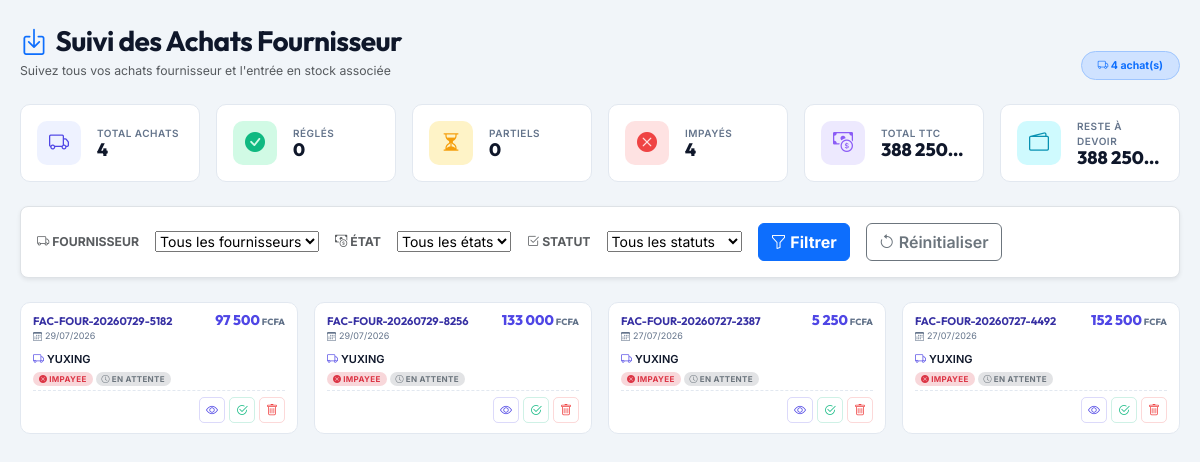
The page /views/commande/suivi_achat.php on the database its author committed.
### tables this page shows
CREATE TABLE IF NOT EXISTS `facture` (
  `numero_facture` varchar(100) NOT NULL,
  `titre_facture` varchar(300) NOT NULL,
  `type_facture` varchar(100) NOT NULL,
  `categorie_facture` enum('Facture','Bon') NOT NULL DEFAULT 'Bon',
  `date_facture` date NOT NULL,
  `montant_ht` decimal(10,2) NOT NULL,
  `taxe` decimal(10,2) NOT NULL,
  `remise` decimal(10,2) NOT NULL,
  `montant_ttc` decimal(10,2) NOT NULL,
  `avance` decimal(10,2) NOT NULL,
  `reste` decimal(10,2) NOT NULL,
  `contact_id` varchar(100) NOT NULL,
  `utilisateur_id` varchar(100) NOT NULL,
  `etat_facture` enum('Impayee','Partielle','Payee cash','Payee') NOT NULL DEFAULT 'Impayee',
  `statut_facture` enum('En attente','Validee','Annule') NOT NULL DEFAULT 'En attente',
  PRIMARY KEY (`numero_facture`)
);

CREATE TABLE IF NOT EXISTS `contact` (
  `code_contact` varchar(100) NOT NULL,
  `nom_prenom_contact` varchar(300) NOT NULL,
  `telephone_contact` varchar(100) NOT NULL,
  `email_contact` varchar(100) NOT NULL,
  `type_contact` varchar(100) NOT NULL,
  `statut_contact` varchar(100) NOT NULL,
  `solde_contact` decimal(10,2) DEFAULT '0.00',
  `solde_maximum` decimal(10,2) DEFAULT '0.00',
  `adresse_contact` varchar(100) DEFAULT NULL,
  `etat_contact` enum('Actif','Inactif') NOT NULL DEFAULT 'Actif',
  PRIMARY KEY (`code_contact`)
);

### views/commande/suivi_achat.php (the view, shortened to what this page needs)
<?php
require 'databases/database.php';
function getEtatBadge($etat) {
    $etatLower = strtolower($etat);
    if ($etatLower === 'impayee') return ['danger', 'x-circle-fill'];
    return ['secondary', 'question-circle'];
}
function getStatutBadge($statut) {
    return strtolower($statut) === 'validee' ? 'primary' : 'secondary';
}
$totalAchats = $pdo->query("SELECT COUNT(*) FROM facture f INNER JOIN contact c ON f.contact_id = c.code_contact WHERE c.type_contact = 'Fournisseur'")->fetchColumn();
$payees = $pdo->query("SELECT COUNT(*) FROM facture f INNER JOIN contact c ON f.contact_id = c.code_contact WHERE c.type_contact = 'Fournisseur' AND f.etat_facture IN ('Payee', 'Payee cash')")->fetchColumn();
$partielles = $pdo->query("SELECT COUNT(*) FROM facture f INNER JOIN contact c ON f.contact_id = c.code_contact WHERE c.type_contact = 'Fournisseur' AND f.etat_facture = 'Partielle'")->fetchColumn();
$impayees = $pdo->query("SELECT COUNT(*) FROM facture f INNER JOIN contact c ON f.contact_id = c.code_contact WHERE c.type_contact = 'Fournisseur' AND f.etat_facture = 'Impayee'")->fetchColumn();
$totalMontant = $pdo->query("SELECT SUM(f.montant_ttc) FROM facture f INNER JOIN contact c ON f.contact_id = c.code_contact WHERE c.type_contact = 'Fournisseur'")->fetchColumn() ?? 0;
$totalReste = $pdo->query("SELECT SUM(f.reste) FROM facture f INNER JOIN contact c ON f.contact_id = c.code_contact WHERE c.type_contact = 'Fournisseur'")->fetchColumn() ?? 0;
?>
<!DOCTYPE html>
<html lang="fr">
<head>
    <link href="https://cdn.jsdelivr.net/npm/bootstrap@5.3.2/dist/css/bootstrap.min.css" rel="stylesheet">
    <link href="https://cdn.jsdelivr.net/npm/bootstrap-icons@1.11.3/font/bootstrap-icons.css" rel="stylesheet">
    <link rel="stylesheet" href="https://cdn.jsdelivr.net/npm/bootstrap-select@1.14.0-beta3/dist/css/bootstrap-select.min.css">
</head>
<body>
<div class="W">
    <div class="d-flex flex-wrap justify-content-between align-items-end mb-4 gap-2">
        <div>
            <h1 class="h3 fw-bold mb-1"><i class="bi bi-box-arrow-in-down text-primary me-2"></i>Suivi des Achats Fournisseur</h1>
            <p class="text-muted small mb-0">Suivez tous vos achats fournisseur et l'entrée en stock associée</p>
        </div>
        <span class="badge rounded-pill bg-primary-subtle text-primary border border-primary-subtle px-3 py-2">
            <i class="bi bi-truck"></i> <?= $totalAchats ?> achat(s)
        </span>
    </div>
    <div class="row g-3 mb-4">
        <?php
        $stats = [
            ['primary', 'truck', 'Total achats', $totalAchats, ''],
            ['success', 'check-circle-fill', 'Réglés', $payees, ''],
            ['warning', 'hourglass-split', 'Partiels', $partielles, ''],
            ['danger', 'x-circle-fill', 'Impayés', $impayees, ''],
            ['purple', 'cash-coin', 'Total TTC', number_format($totalMontant, 0, ',', ' '), ' FCFA'],
            ['info', 'wallet2', 'Reste à devoir', number_format($totalReste, 0, ',', ' '), ' FCFA'],
        ];
        $colorMap = [
            'primary' => ['var(--color-primary-soft)', 'var(--color-primary)'],
            'success' => ['var(--color-success-soft)', 'var(--color-success)'],
            'warning' => ['var(--color-warning-soft)', 'var(--color-warning)'],
            'danger' => ['var(--color-danger-soft)', 'var(--color-danger)'],
            'purple' => ['var(--color-purple-soft)', 'var(--color-purple)'],
            'info' => ['var(--color-info-soft)', 'var(--color-info)'],
        ];
        foreach ($stats as $s):
            $bg = $colorMap[$s[0]][0];
            $fg = $colorMap[$s[0]][1];
        ?>
        <div class="col-6 col-md-4 col-xl-2">
            <div class="stat-card d-flex align-items-center gap-3 h-100">
                <div class="stat-icon" style="background: <?= $bg ?>; color: <?= $fg ?>;">
                    <i class="bi bi-<?= $s[1] ?>"></i>
                </div>
                <div class="flex-grow-1 overflow-hidden">
                    <div class="stat-label"><?= $s[2] ?></div>
                    <div class="stat-value text-truncate"><?= $s[3] ?><?php if ($s[4]): ?><small class="text-muted ms-1" style="font-size:11px;"><?= $s[4] ?></small><?php endif; ?></div>
                </div>
            </div>
        </div>
        <?php endforeach; ?>
    </div>
    <div class="bg-white border rounded-3 p-3 mb-4 shadow-sm">
        <form id="searchForm" onsubmit="return false;">
            <div class="d-flex flex-wrap align-items-center gap-3">
                <label for="fournisseurFilter" class="text-uppercase small fw-bold text-muted mb-0"><i class="bi bi-truck"></i> Fournisseur</label>
                <select id="fournisseurFilter" class="selectpicker" data-live-search="true" data-live-search-placeholder="Rechercher un fournisseur...">
                    <option value="">Tous les fournisseurs</option>
                </select>
                <label for="etatFilter" class="text-uppercase small fw-bold text-muted mb-0"><i class="bi bi-cash-coin"></i> État</label>
                <select id="etatFilter" class="selectpicker">
                    <option value="">Tous les états</option>
                </select>
                <label for="statutFilter" class="text-uppercase small fw-bold text-muted mb-0"><i class="bi bi-check2-square"></i> Statut</label>
                <select id="statutFilter" class="selectpicker">
                    <option value="">Tous les statuts</option>
                </select>
                <button type="button" class="btn btn-primary fw-bold" id="filterBtn"><i class="bi bi-funnel"></i> Filtrer</button>
                <button type="button" class="btn btn-outline-secondary fw-semibold" id="resetBtn"><i class="bi bi-arrow-counterclockwise"></i> Réinitialiser</button>
            </div>
        </form>
    </div>
    <div class="row g-3" id="facturesGrid">
        <?php
        $sql = "SELECT f.*, c.nom_prenom_contact FROM facture f INNER JOIN contact c ON f.contact_id = c.code_contact WHERE c.type_contact = 'Fournisseur' ORDER BY f.date_facture DESC";
        $factures = $pdo->query($sql)->fetchAll(PDO::FETCH_ASSOC);
        if (empty($factures)):
        ?>
        <div class="col-12">
            <div class="bg-white border border-dashed rounded-3 p-5 text-center text-muted">
                <i class="bi bi-inbox d-block mb-2" style="font-size:56px;opacity:.2;"></i>
                <h5 class="text-dark">Aucun achat trouvé</h5>
                <p class="small mb-0">Les achats apparaîtront ici dès leur enregistrement.</p>
            </div>
        </div>
        <?php else: foreach($factures as $row):
            $etatBadge = getEtatBadge($row['etat_facture']);
            $isValidee = (strtolower($row['statut_facture']) === 'validee');
        ?>
        <div class="col-12 col-md-6 col-lg-4 col-xl-3 facture-item"
             data-client="<?= htmlspecialchars($row['contact_id'] ?? '') ?>"
             data-etat="<?= htmlspecialchars($row['etat_facture'] ?? '') ?>"
             data-statut="<?= htmlspecialchars($row['statut_facture'] ?? '') ?>"
             data-id="<?= htmlspecialchars($row['numero_facture']) ?>">
            <div class="facture-card <?= $isValidee ? 'validated' : '' ?>">
                <div class="fc-top">
                    <div>
                        <div class="fc-number"><?= htmlspecialchars($row['numero_facture']) ?></div>
                        <div class="fc-date"><i class="bi bi-calendar3"></i> <?= date('d/m/Y', strtotime($row['date_facture'])) ?></div>
                    </div>
                    <div class="fc-amount"><?= number_format($row['montant_ttc'], 0, ',', ' ') ?><small>FCFA</small></div>
                </div>
                <div class="fc-middle">
                    <div class="fc-client">
                        <i class="bi bi-truck"></i>
                        <span><?= htmlspecialchars($row['nom_prenom_contact'] ?? 'N/C') ?></span>
                    </div>
                    <div class="fc-badges">
                        <span class="badge-pill bg-<?= $etatBadge[0] ?>-subtle text-<?= $etatBadge[0] ?>">
                            <i class="bi bi-<?= $etatBadge[1] ?>" style="font-size:8px;"></i> <?= $row['etat_facture'] ?>
                        </span>
                        <span class="badge-pill bg-<?= getStatutBadge($row['statut_facture']) ?>-subtle text-<?= getStatutBadge($row['statut_facture']) ?>">
                            <i class="bi bi-<?= $isValidee ? 'check2' : 'clock' ?>" style="font-size:8px;"></i> <?= $row['statut_facture'] ?>
                        </span>
                    </div>
                </div>
                <div class="fc-bottom">
                    <button class="icon-btn view voir-facture" data-id="<?= $row['numero_facture'] ?>" data-tooltip="Voir détails" title="Voir détails"><i class="bi bi-eye"></i></button>
                    <?php if (!$isValidee): ?>
                        <button class="icon-btn validate valider-facture" data-id="<?= $row['numero_facture'] ?>" data-tooltip="Valider" title="Valider"><i class="bi bi-check2-circle"></i></button>
                    <?php else: ?>
                        <button class="icon-btn validate validated" disabled data-tooltip="Validée" title="Validée"><i class="bi bi-check-circle-fill"></i></button>
                    <?php endif; ?>
                    <button class="icon-btn delete supprimer-facture" data-id="<?= $row['numero_facture'] ?>" data-tooltip="Supprimer" title="Supprimer"><i class="bi bi-trash"></i></button>
                </div>
            </div>
        </div>
        <?php endforeach; endif; ?>
    </div>
</div>
<div class="position-fixed top-0 end-0 p-3" style="z-index:2000;">
</div>
</body>
</html>

### views/commande/suivi_achat.php (style rules this page uses)
:root { --color-primary: #4f46e5; --color-primary-dark: #3730a3; --color-primary-soft: #eef2ff; --color-success: #10b981; --color-success-soft: #d1fae5; --color-warning: #f59e0b; --color-warning-soft: #fef3c7; --color-danger: #ef4444; --color-danger-soft: #fee2e2; --color-info: #0891b2; --color-info-soft: #cffafe; --color-purple: #8b5cf6; --color-purple-soft: #ede9fe; --color-gray-50: #f8fafc; --color-gray-100: #f1f5f9; --color-gray-200: #e2e8f0; --color-gray-300: #cbd5e1; --color-gray-400: #94a3b8; --color-gray-500: #64748b; --color-gray-600: #475569; --color-gray-700: #334155; --color-gray-800: #1e293b; --color-gray-900: #0f172a; --bg-body: #f1f5f9; --bg-surface: #ffffff; --border-color: #e2e8f0; --text-primary: #0f172a; --text-secondary: #334155; --text-tertiary: #64748b; --shadow-sm: 0 1px 3px rgba(0, 0, 0, 0.06); --shadow-md: 0 4px 12px rgba(0, 0, 0, 0.06); --shadow-lg: 0 12px 40px rgba(0, 0, 0, 0.08); --radius-sm: 10px; --radius-md: 14px; --transition-base: 250ms cubic-bezier(0.4, 0, 0.2, 1); }
* { box-sizing: border-box; margin: 0; padding: 0; }
body { font-family: 'Inter', sans-serif; background: var(--bg-body); color: var(--text-primary); min-height: 100vh; font-size: 14px; padding: 24px 20px; }
h1, h2, h3, h4, h5, h6 { font-family: 'Outfit', sans-serif; font-weight: 700; letter-spacing: -0.02em; }
.W { max-width: 1400px; margin: 0 auto; }
.facture-card { background: var(--bg-surface); border: 1px solid var(--border-color); border-radius: var(--radius-sm); padding: 10px 12px; cursor: pointer; transition: all 0.15s ease; display: flex; flex-direction: column; justify-content: space-between; min-height: 120px; position: relative; animation: fadeUp .4s ease both; }
.fc-top { display: flex; justify-content: space-between; align-items: flex-start; margin-bottom: 4px; }
.fc-number { font-size: 11px; font-weight: 700; color: var(--color-primary-dark); font-family: 'Outfit', sans-serif; }
.fc-amount { font-size: 14px; font-weight: 800; color: var(--color-primary); font-family: 'Outfit', sans-serif; line-height: 1; }
.fc-amount small { font-size: 9px; color: var(--text-tertiary); margin-left: 2px; }
.fc-middle { flex: 1; display: flex; flex-direction: column; gap: 3px; margin: 4px 0; }
.fc-client { font-size: 11px; font-weight: 600; color: var(--text-primary); display: flex; align-items: center; gap: 3px; white-space: nowrap; overflow: hidden; text-overflow: ellipsis; }
.fc-client i { color: var(--color-primary); font-size: 11px; flex-shrink: 0; }
.fc-date { font-size: 9px; color: var(--text-tertiary); display: flex; align-items: center; gap: 3px; }
.fc-badges { display: flex; gap: 3px; flex-wrap: wrap; margin-top: 2px; }
.badge-pill { display: inline-flex; align-items: center; gap: 2px; padding: 1px 6px; border-radius: 999px; font-size: 8px; font-weight: 700; text-transform: uppercase; letter-spacing: 0.3px; }
.fc-bottom { border-top: 1px dashed var(--border-color); padding-top: 6px; display: flex; justify-content: flex-end; align-items: center; gap: 4px; }
.icon-btn { width: 26px; height: 26px; border-radius: 5px; border: 1.5px solid transparent; background: transparent; display: inline-flex; align-items: center; justify-content: center; transition: all .2s; font-size: 12px; cursor: pointer; padding: 0; position: relative; }
.icon-btn.view { color: var(--color-primary); border-color: rgba(79, 70, 229, 0.2); }
.icon-btn.validate { color: var(--color-success); border-color: rgba(16, 185, 129, 0.2); }
.icon-btn.delete { color: var(--color-danger); border-color: rgba(239, 68, 68, 0.2); }
.icon-btn::before { content: attr(data-tooltip); position: absolute; bottom: calc(100% + 6px); left: 50%; transform: translateX(-50%); background: var(--color-gray-800); color: #fff; padding: 4px 8px; border-radius: 4px; font-size: 10px; font-weight: 600; white-space: nowrap; opacity: 0; pointer-events: none; transition: opacity .2s; z-index: 10; }
.stat-card { background: var(--bg-surface); border: 1px solid var(--border-color); border-radius: var(--radius-sm); padding: 14px 16px; transition: var(--transition-base); }
.stat-icon { width: 44px; height: 44px; border-radius: 10px; display: flex; align-items: center; justify-content: center; font-size: 20px; flex-shrink: 0; }
.stat-label { font-size: 10px; font-weight: 600; color: var(--text-tertiary); text-transform: uppercase; letter-spacing: 0.5px; }
.stat-value { font-size: 18px; font-weight: 800; color: var(--text-primary); font-family: 'Outfit', sans-serif; line-height: 1; }

### rows shown on the page
facture: numero_facture "FAC-FOUR-20260729-5182", date_facture "29/07/2026", montant_ttc "97 500", contact.nom_prenom_contact "YUXING", etat_facture "IMPAYEE", statut_facture "EN ATTENTE"
facture: numero_facture "FAC-FOUR-20260729-8256", date_facture "29/07/2026", montant_ttc "133 000", contact.nom_prenom_contact "YUXING", etat_facture "IMPAYEE", statut_facture "EN ATTENTE"
facture: numero_facture "FAC-FOUR-20260727-2387", date_facture "27/07/2026", montant_ttc "5 250", contact.nom_prenom_contact "YUXING", etat_facture "IMPAYEE", statut_facture "EN ATTENTE"
facture: numero_facture "FAC-FOUR-20260727-4492", date_facture "27/07/2026", montant_ttc "152 500", contact.nom_prenom_contact "YUXING", etat_facture "IMPAYEE", statut_facture "EN ATTENTE"

### other values the page prints
$totalAchats "4"
$s[2] "TOTAL ACHATS"
$s[3] "4"
$s[2] "RÉGLÉS"
$s[3] "0"
$s[2] "PARTIELS"
$s[2] "IMPAYÉS"
$s[2] "TOTAL TTC"
$s[3] "388 250"
$s[2] "RESTE À DEVOIR"
